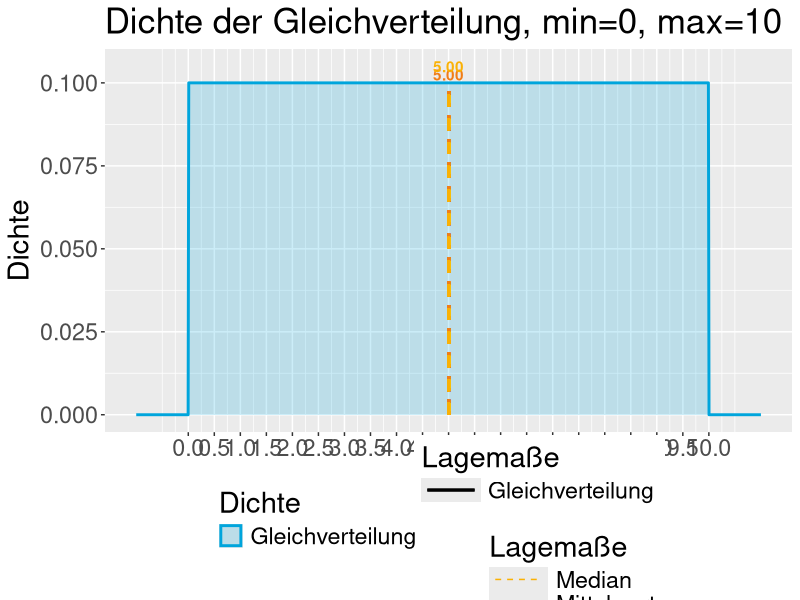

This chart was generated by the following R code:
library(tidyverse)
library(cowplot)

n <- 10^3
x <- seq(-1,11,length.out=n)
colors<- c(rgb(0,165,220,maxColorValue = 255), rgb(250,177,5, maxColorValue = 255), rgb(240,125,23,maxColorValue = 255)) 
graphic_tbl <- bind_rows(tibble(Name="Gleichverteilung", Color=colors[1], Linetype=1, Size=1, Display="Gleichverteilung", Type="Dichte"), 
                         tibble(Name=c("Median","Mittelwert"), Color=colors[2:3], Linetype=c(2,3), Size=c(1,1), Display=c("Median","Mittelwert"), Type="Information"))

y <- dunif(x, min=0, max=10)
my_mean <- 5
my_median <- 5
df <- bind_cols(x=x,y=y,Type="Gleichverteilung")


main <- ggplot(df, aes(x=x,y=y,color=Type,linetype=Type, size=Type)) +
  geom_area(fill=colors[1], alpha=0.2) +
  ggtitle("Dichte der Gleichverteilung, min=0, max=10") +
  geom_segment(aes(x=my_mean,xend=my_mean,y=0,yend=0.1, color="Mittelwert", size="Mittelwert",linetype="Mittelwert")) +
  annotate(geom="text", x=my_mean, y=0.1025, label=sprintf("%.2f",my_mean),color=graphic_tbl[graphic_tbl$Name=="Mittelwert","Color"], fontface=2) +
  geom_segment(aes(x=my_median,xend=my_median,y=0,yend=0.1, color="Median", size="Median",linetype="Median")) +
  annotate(geom="text", x=my_median, y=0.105, label=sprintf("%.2f",my_median),color=graphic_tbl[graphic_tbl$Name=="Median","Color"], fontface=2) +
  scale_color_manual(breaks=graphic_tbl$Name, values=graphic_tbl$Color, labels=graphic_tbl$Display, name="Information") +
  scale_size_manual(breaks=graphic_tbl$Name, values=graphic_tbl$Size, labels=graphic_tbl$Display, name="Information") +
  scale_linetype_manual(breaks=graphic_tbl$Name, values=graphic_tbl$Linetype, labels=graphic_tbl$Display, name="Information") +
  scale_x_continuous(breaks=seq(0,10,by=0.5)) +
  theme(legend.position = "none",text=element_text(size=21)) +
  xlab("x") +
  ylab("Dichte")

dichte_legend_gg <- df %>%
  ggplot(aes(x=x,y=y,color=Type,linetype=Type, size=Type)) +
  geom_area(fill=colors[1], alpha=0.2) +
  scale_color_manual(breaks=graphic_tbl$Name, values=graphic_tbl$Color, labels=graphic_tbl$Display, name="Dichte") +
  scale_size_manual(breaks=graphic_tbl$Name, values=graphic_tbl$Size, labels=graphic_tbl$Display, name="Dichte") +
  scale_linetype_manual(breaks=graphic_tbl$Name, values=graphic_tbl$Linetype, labels=graphic_tbl$Display, name="Dichte") +
  theme(legend.justification="right",legend.direction = "vertical", legend.box.just = "left",legend.box.margin = margin(-46, -20, 0, 0),text=element_text(size=21))
dichte_legend <- get_legend(dichte_legend_gg)

info_legend_gg <- df %>%
  ggplot(aes(x=x,y=y,color=Type,linetype=Type, size=Type)) +
  geom_segment(aes(x=my_median,xend=my_median,y=0,yend=1, color="Median", size="Median",linetype="Median")) +
  geom_segment(aes(x=my_mean,xend=my_mean,y=0,yend=1, color="Mittelwert", size="Mittelwert",linetype="Mittelwert")) +
  scale_color_manual(breaks=graphic_tbl$Name, values=graphic_tbl$Color, labels=graphic_tbl$Display, name="Lagemaße") +
  scale_size_manual(breaks=graphic_tbl$Name, values=graphic_tbl$Size, labels=graphic_tbl$Display, name="Lagemaße") +
  scale_linetype_manual(breaks=graphic_tbl$Name, values=graphic_tbl$Linetype, labels=graphic_tbl$Display, name="Lagemaße") +
  theme(legend.justification="left",legend.direction = "vertical", legend.box.just = "right",legend.box.margin = margin(-30, 0, 0, 20), legend.key.width=unit(1.5,"cm"),text=element_text(size=21))
info_legend <- get_legend(info_legend_gg)

full_plot <- plot_grid(main,
                       plot_grid(plotlist=list(dichte_legend,info_legend), nrow=1, axis="t"),
                       nrow=2,
                       rel_heights = c(10,2))
full_plot
